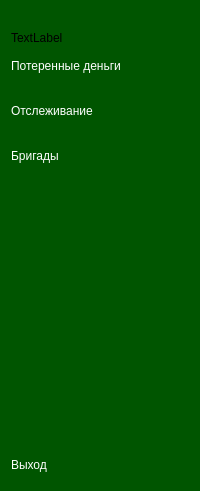
                    <widget class="QWidget" name="widget_5" native="true">
                        <property name="styleSheet">
                            <string notr="true">QWidget{
                                background-color: rgb(0, 85, 0);
                                border-top-right-radius:20px;
                                }

                                QPushButton{
                                color: white;
                                text-align:left;
                                height: 30px;
                                border:none;
                                border-radius: 10px;
                                border-bottom-radius: 10px;

                                }
                                QPushButton:checked{
                                color: rgb(0, 85, 0);
                                background-color: white;

                                }
                            </string>
                        </property>
                        <layout class="QVBoxLayout" name="verticalLayout_5">
                            <item>
                                <layout class="QVBoxLayout" name="verticalLayout_3">
                                    <item>
                                        <widget class="QLabel" name="label_5">
                                            <property name="maximumSize">
                                                <size>
                                                    <width>55</width>
                                                    <height>55</height>
                                                </size>
                                            </property>
                                            <property name="text">
                                                <string/>
                                            </property>
                                            <property name="pixmap">
                                                <pixmap resource="resourses.qrc">
                                                    :/res/kisspng-user-profile-2018-in-sight-user-conference-expo-5b554c0968c377.0307553315323166814291-fotor-bg-remover-20241102121640.png
                                                </pixmap>
                                            </property>
                                            <property name="scaledContents">
                                                <bool>true</bool>
                                            </property>
                                        </widget>
                                    </item>
                                    <item>
                                        <widget class="QLabel" name="label_4">
                                            <property name="text">
                                                <string>TextLabel</string>
                                            </property>
                                        </widget>
                                    </item>
                                </layout>
                            </item>
                            <item>
                                <layout class="QVBoxLayout" name="verticalLayout_2">
                                    <property name="spacing">
                                        <number>15</number>
                                    </property>
                                    <item>
                                        <widget class="QPushButton" name="pushButton_money2">
                                            <property name="text">
                                                <string>Потеренные деньги</string>
                                            </property>
                                            <property name="icon">
                                                <iconset resource="resourses.qrc">
                                                    <normaloff>:/res/paid_24dp_FFFFFF_FILL0_wght400_GRAD0_opsz24.png
                                                    </normaloff>
                                                    <normalon>
                                                        :/res/paid_24dp_005500_FILL0_wght400_GRAD0_opsz24.png
                                                    </normalon>
                                                    :/res/paid_24dp_FFFFFF_FILL0_wght400_GRAD0_opsz24.png
                                                </iconset>
                                            </property>
                                            <property name="checkable">
                                                <bool>true</bool>
                                            </property>
                                            <property name="autoExclusive">
                                                <bool>true</bool>
                                            </property>
                                        </widget>
                                    </item>
                                    <item>
                                        <widget class="QPushButton" name="pushButton_tracing2">
                                            <property name="text">
                                                <string>Отслеживание</string>
                                            </property>
                                            <property name="icon">
                                                <iconset resource="resourses.qrc">
                                                    <normaloff>
                                                        :/res/query_stats_24dp_FFFFFF_FILL0_wght400_GRAD0_opsz24.png
                                                    </normaloff>
                                                    <normalon>
                                                        :/res/query_stats_24dp_005500_FILL0_wght400_GRAD0_opsz24.png
                                                    </normalon>
                                                    :/res/query_stats_24dp_FFFFFF_FILL0_wght400_GRAD0_opsz24.png
                                                </iconset>
                                            </property>
                                            <property name="checkable">
                                                <bool>true</bool>
                                            </property>
                                            <property name="autoExclusive">
                                                <bool>true</bool>
                                            </property>
                                        </widget>
                                    </item>
                                    <item>
                                        <widget class="QPushButton" name="pushButton_education2us">
                                            <property name="text">
                                                <string>Бригады</string>
                                            </property>
                                            <property name="icon">
                                                <iconset resource="resourses.qrc">
                                                    <normaloff>:/res/groups_24dp_FFFFFF_FILL0_wght400_GRAD0_opsz24.png
                                                    </normaloff>
                                                    <normalon>
                                                        :/res/groups_24dp_005500_FILL0_wght400_GRAD0_opsz24.png
                                                    </normalon>
                                                    :/res/groups_24dp_FFFFFF_FILL0_wght400_GRAD0_opsz24.png
                                                </iconset>
                                            </property>
                                            <property name="checkable">
                                                <bool>true</bool>
                                            </property>
                                            <property name="autoExclusive">
                                                <bool>true</bool>
                                            </property>
                                        </widget>
                                    </item>
                                </layout>
                            </item>
                            <item>
                                <spacer name="verticalSpacer_2">
                                    <property name="orientation">
                                        <enum>Qt::Vertical</enum>
                                    </property>
                                    <property name="sizeHint" stdset="0">
                                        <size>
                                            <width>20</width>
                                            <height>273</height>
                                        </size>
                                    </property>
                                </spacer>
                            </item>
                            <item>
                                <widget class="QPushButton" name="pushButton_12">
                                    <property name="styleSheet">
                                        <string notr="true"/>
                                    </property>
                                    <property name="text">
                                        <string>Выход</string>
                                    </property>
                                    <property name="icon">
                                        <iconset resource="resourses.qrc">
                                            <normaloff>:/res/logout_24dp_FFFFFF_FILL0_wght400_GRAD0_opsz24.png
                                            </normaloff>
                                            <normalon>:/res/logout_24dp_005500_FILL0_wght400_GRAD0_opsz24.png</normalon>
                                            :/res/logout_24dp_FFFFFF_FILL0_wght400_GRAD0_opsz24.png
                                        </iconset>
                                    </property>
                                    <property name="checkable">
                                        <bool>true</bool>
                                    </property>
                                    <property name="autoExclusive">
                                        <bool>true</bool>
                                    </property>
                                </widget>
                            </item>
                        </layout>
                    </widget>
